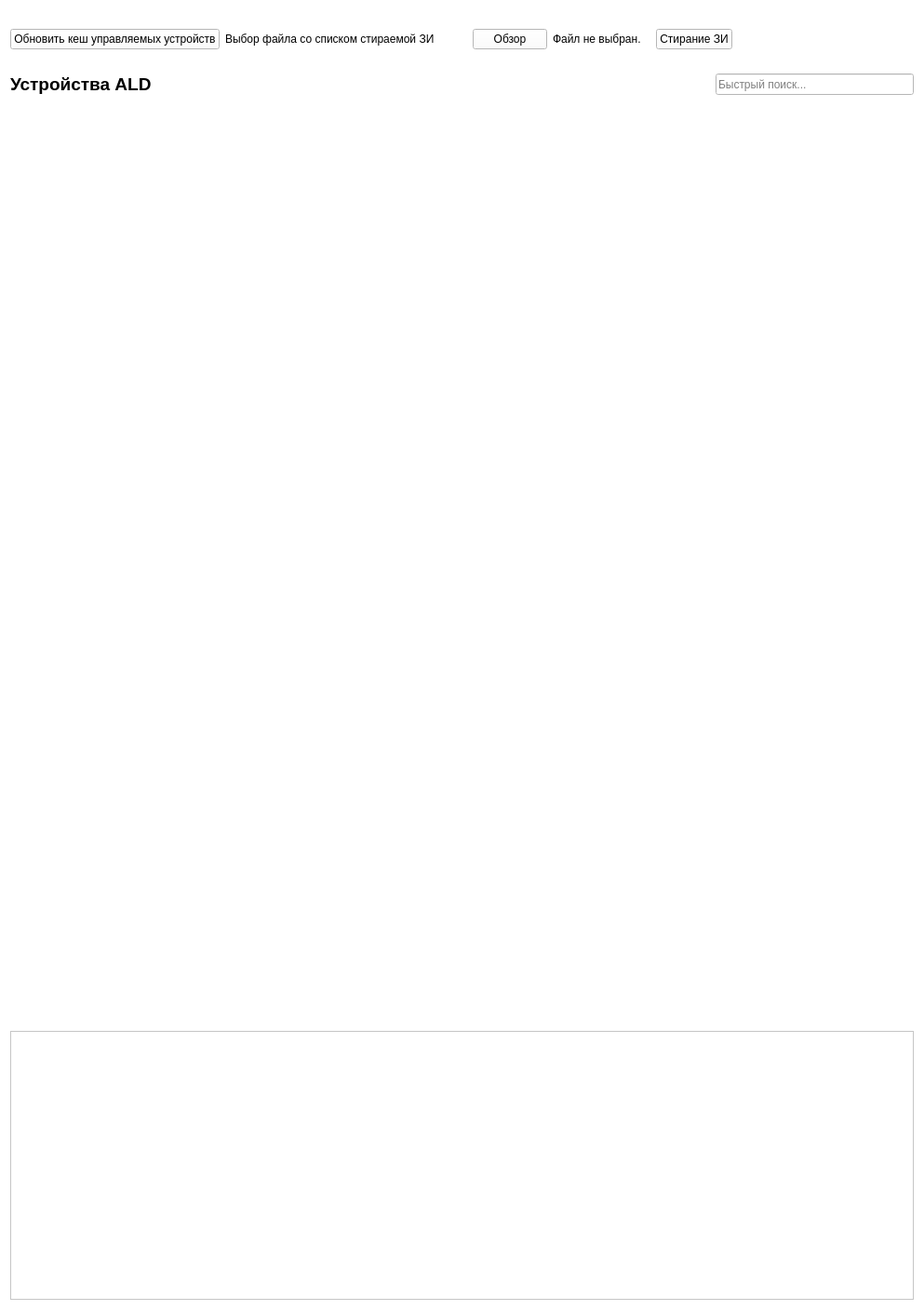
      <widget class="QWidget" name="Device">
       <property name="sizePolicy">
        <sizepolicy hsizetype="Preferred" vsizetype="Ignored">
         <horstretch>0</horstretch>
         <verstretch>0</verstretch>
        </sizepolicy>
       </property>
       <property name="palette">
        <palette>
         <active>
          <colorrole role="WindowText">
           <brush brushstyle="SolidPattern">
            <color alpha="255">
             <red>0</red>
             <green>0</green>
             <blue>0</blue>
            </color>
           </brush>
          </colorrole>
          <colorrole role="Button">
           <brush brushstyle="SolidPattern">
            <color alpha="255">
             <red>255</red>
             <green>255</green>
             <blue>255</blue>
            </color>
           </brush>
          </colorrole>
          <colorrole role="Midlight">
           <brush brushstyle="SolidPattern">
            <color alpha="255">
             <red>255</red>
             <green>255</green>
             <blue>255</blue>
            </color>
           </brush>
          </colorrole>
          <colorrole role="Dark">
           <brush brushstyle="SolidPattern">
            <color alpha="255">
             <red>127</red>
             <green>127</green>
             <blue>127</blue>
            </color>
           </brush>
          </colorrole>
          <colorrole role="Mid">
           <brush brushstyle="SolidPattern">
            <color alpha="255">
             <red>170</red>
             <green>170</green>
             <blue>170</blue>
            </color>
           </brush>
          </colorrole>
          <colorrole role="Text">
           <brush brushstyle="SolidPattern">
            <color alpha="255">
             <red>0</red>
             <green>0</green>
             <blue>0</blue>
            </color>
           </brush>
          </colorrole>
          <colorrole role="BrightText">
           <brush brushstyle="SolidPattern">
            <color alpha="255">
             <red>255</red>
             <green>255</green>
             <blue>255</blue>
            </color>
           </brush>
          </colorrole>
          <colorrole role="ButtonText">
           <brush brushstyle="SolidPattern">
            <color alpha="255">
             <red>0</red>
             <green>0</green>
             <blue>0</blue>
            </color>
           </brush>
          </colorrole>
          <colorrole role="Base">
           <brush brushstyle="SolidPattern">
            <color alpha="255">
             <red>255</red>
             <green>255</green>
             <blue>255</blue>
            </color>
           </brush>
          </colorrole>
          <colorrole role="Window">
           <brush brushstyle="SolidPattern">
            <color alpha="255">
             <red>255</red>
             <green>255</green>
             <blue>255</blue>
            </color>
           </brush>
          </colorrole>
          <colorrole role="Shadow">
           <brush brushstyle="SolidPattern">
            <color alpha="255">
             <red>0</red>
             <green>0</green>
             <blue>0</blue>
            </color>
           </brush>
          </colorrole>
          <colorrole role="AlternateBase">
           <brush brushstyle="SolidPattern">
            <color alpha="255">
             <red>255</red>
             <green>255</green>
             <blue>255</blue>
            </color>
           </brush>
          </colorrole>
          <colorrole role="ToolTipBase">
           <brush brushstyle="SolidPattern">
            <color alpha="255">
             <red>255</red>
             <green>255</green>
             <blue>220</blue>
            </color>
           </brush>
          </colorrole>
          <colorrole role="ToolTipText">
           <brush brushstyle="SolidPattern">
            <color alpha="255">
             <red>0</red>
             <green>0</green>
             <blue>0</blue>
            </color>
           </brush>
          </colorrole>
         </active>
         <inactive>
          <colorrole role="WindowText">
           <brush brushstyle="SolidPattern">
            <color alpha="255">
             <red>0</red>
             <green>0</green>
             <blue>0</blue>
            </color>
           </brush>
          </colorrole>
          <colorrole role="Button">
           <brush brushstyle="SolidPattern">
            <color alpha="255">
             <red>255</red>
             <green>255</green>
             <blue>255</blue>
            </color>
           </brush>
          </colorrole>
          <colorrole role="Midlight">
           <brush brushstyle="SolidPattern">
            <color alpha="255">
             <red>255</red>
             <green>255</green>
             <blue>255</blue>
            </color>
           </brush>
          </colorrole>
          <colorrole role="Dark">
           <brush brushstyle="SolidPattern">
            <color alpha="255">
             <red>127</red>
             <green>127</green>
             <blue>127</blue>
            </color>
           </brush>
          </colorrole>
          <colorrole role="Mid">
           <brush brushstyle="SolidPattern">
            <color alpha="255">
             <red>170</red>
             <green>170</green>
             <blue>170</blue>
            </color>
           </brush>
          </colorrole>
          <colorrole role="Text">
           <brush brushstyle="SolidPattern">
            <color alpha="255">
             <red>0</red>
             <green>0</green>
             <blue>0</blue>
            </color>
           </brush>
          </colorrole>
          <colorrole role="BrightText">
           <brush brushstyle="SolidPattern">
            <color alpha="255">
             <red>255</red>
             <green>255</green>
             <blue>255</blue>
            </color>
           </brush>
          </colorrole>
          <colorrole role="ButtonText">
           <brush brushstyle="SolidPattern">
            <color alpha="255">
             <red>0</red>
             <green>0</green>
             <blue>0</blue>
            </color>
           </brush>
          </colorrole>
          <colorrole role="Base">
           <brush brushstyle="SolidPattern">
            <color alpha="255">
             <red>255</red>
             <green>255</green>
             <blue>255</blue>
            </color>
           </brush>
          </colorrole>
          <colorrole role="Window">
           <brush brushstyle="SolidPattern">
            <color alpha="255">
             <red>255</red>
             <green>255</green>
             <blue>255</blue>
            </color>
           </brush>
          </colorrole>
          <colorrole role="Shadow">
           <brush brushstyle="SolidPattern">
            <color alpha="255">
             <red>0</red>
             <green>0</green>
             <blue>0</blue>
            </color>
           </brush>
          </colorrole>
          <colorrole role="AlternateBase">
           <brush brushstyle="SolidPattern">
            <color alpha="255">
             <red>255</red>
             <green>255</green>
             <blue>255</blue>
            </color>
           </brush>
          </colorrole>
          <colorrole role="ToolTipBase">
           <brush brushstyle="SolidPattern">
            <color alpha="255">
             <red>255</red>
             <green>255</green>
             <blue>220</blue>
            </color>
           </brush>
          </colorrole>
          <colorrole role="ToolTipText">
           <brush brushstyle="SolidPattern">
            <color alpha="255">
             <red>0</red>
             <green>0</green>
             <blue>0</blue>
            </color>
           </brush>
          </colorrole>
         </inactive>
         <disabled>
          <colorrole role="WindowText">
           <brush brushstyle="SolidPattern">
            <color alpha="255">
             <red>127</red>
             <green>127</green>
             <blue>127</blue>
            </color>
           </brush>
          </colorrole>
          <colorrole role="Button">
           <brush brushstyle="SolidPattern">
            <color alpha="255">
             <red>255</red>
             <green>255</green>
             <blue>255</blue>
            </color>
           </brush>
          </colorrole>
          <colorrole role="Midlight">
           <brush brushstyle="SolidPattern">
            <color alpha="255">
             <red>255</red>
             <green>255</green>
             <blue>255</blue>
            </color>
           </brush>
          </colorrole>
          <colorrole role="Dark">
           <brush brushstyle="SolidPattern">
            <color alpha="255">
             <red>127</red>
             <green>127</green>
             <blue>127</blue>
            </color>
           </brush>
          </colorrole>
          <colorrole role="Mid">
           <brush brushstyle="SolidPattern">
            <color alpha="255">
             <red>170</red>
             <green>170</green>
             <blue>170</blue>
            </color>
           </brush>
          </colorrole>
          <colorrole role="Text">
           <brush brushstyle="SolidPattern">
            <color alpha="255">
             <red>127</red>
             <green>127</green>
             <blue>127</blue>
            </color>
           </brush>
          </colorrole>
          <colorrole role="BrightText">
           <brush brushstyle="SolidPattern">
            <color alpha="255">
             <red>255</red>
             <green>255</green>
             <blue>255</blue>
            </color>
           </brush>
          </colorrole>
          <colorrole role="ButtonText">
           <brush brushstyle="SolidPattern">
            <color alpha="255">
             <red>127</red>
             <green>127</green>
             <blue>127</blue>
            </color>
           </brush>
          </colorrole>
          <colorrole role="Base">
           <brush brushstyle="SolidPattern">
            <color alpha="255">
             <red>255</red>
             <green>255</green>
             <blue>255</blue>
            </color>
           </brush>
          </colorrole>
          <colorrole role="Window">
           <brush brushstyle="SolidPattern">
            <color alpha="255">
             <red>255</red>
             <green>255</green>
             <blue>255</blue>
            </color>
           </brush>
          </colorrole>
          <colorrole role="Shadow">
           <brush brushstyle="SolidPattern">
            <color alpha="255">
             <red>0</red>
             <green>0</green>
             <blue>0</blue>
            </color>
           </brush>
          </colorrole>
          <colorrole role="AlternateBase">
           <brush brushstyle="SolidPattern">
            <color alpha="255">
             <red>255</red>
             <green>255</green>
             <blue>255</blue>
            </color>
           </brush>
          </colorrole>
          <colorrole role="ToolTipBase">
           <brush brushstyle="SolidPattern">
            <color alpha="255">
             <red>255</red>
             <green>255</green>
             <blue>220</blue>
            </color>
           </brush>
          </colorrole>
          <colorrole role="ToolTipText">
           <brush brushstyle="SolidPattern">
            <color alpha="255">
             <red>0</red>
             <green>0</green>
             <blue>0</blue>
            </color>
           </brush>
          </colorrole>
         </disabled>
        </palette>
       </property>
       <property name="autoFillBackground">
        <bool>false</bool>
       </property>
       <property name="styleSheet">
        <string notr="true">background-color: rgb(255, 255, 255);</string>
       </property>
       <attribute name="title">
        <string>Устройства</string>
       </attribute>
       <layout class="QGridLayout" name="gridLayout_4">
        <item row="3" column="0">
         <widget class="QTableWidget" name="tableWidget">
          <property name="enabled">
           <bool>true</bool>
          </property>
          <property name="sizePolicy">
           <sizepolicy hsizetype="Expanding" vsizetype="Expanding">
            <horstretch>0</horstretch>
            <verstretch>0</verstretch>
           </sizepolicy>
          </property>
          <property name="minimumSize">
           <size>
            <width>971</width>
            <height>289</height>
           </size>
          </property>
          <property name="sizeIncrement">
           <size>
            <width>0</width>
            <height>0</height>
           </size>
          </property>
          <property name="font">
           <font>
            <family>Arimo</family>
            <pointsize>9</pointsize>
           </font>
          </property>
          <property name="focusPolicy">
           <enum>Qt::StrongFocus</enum>
          </property>
          <property name="lineWidth">
           <number>1</number>
          </property>
          <property name="midLineWidth">
           <number>0</number>
          </property>
          <property name="sizeAdjustPolicy">
           <enum>QAbstractScrollArea::AdjustIgnored</enum>
          </property>
          <property name="editTriggers">
           <set>QAbstractItemView::NoEditTriggers</set>
          </property>
          <property name="tabKeyNavigation">
           <bool>false</bool>
          </property>
          <property name="showDropIndicator" stdset="0">
           <bool>false</bool>
          </property>
          <property name="dragDropOverwriteMode">
           <bool>false</bool>
          </property>
          <property name="selectionMode">
           <enum>QAbstractItemView::NoSelection</enum>
          </property>
          <property name="textElideMode">
           <enum>Qt::ElideMiddle</enum>
          </property>
          <attribute name="horizontalHeaderVisible">
           <bool>false</bool>
          </attribute>
          <attribute name="horizontalHeaderDefaultSectionSize">
           <number>322</number>
          </attribute>
          <attribute name="horizontalHeaderHighlightSections">
           <bool>true</bool>
          </attribute>
          <attribute name="horizontalHeaderMinimumSectionSize">
           <number>322</number>
          </attribute>
          <attribute name="horizontalHeaderShowSortIndicator" stdset="0">
           <bool>false</bool>
          </attribute>
          <attribute name="horizontalHeaderStretchLastSection">
           <bool>true</bool>
          </attribute>
          <attribute name="verticalHeaderDefaultSectionSize">
           <number>30</number>
          </attribute>
          <attribute name="verticalHeaderHighlightSections">
           <bool>true</bool>
          </attribute>
          <attribute name="verticalHeaderMinimumSectionSize">
           <number>30</number>
          </attribute>
          <attribute name="verticalHeaderStretchLastSection">
           <bool>false</bool>
          </attribute>
          <column>
           <property name="text">
            <string>Имя устройства (IP), описание</string>
           </property>
          </column>
          <column>
           <property name="text">
            <string>Дата и время добавления в кеш, статус</string>
           </property>
          </column>
         </widget>
        </item>
        <item row="1" column="0">
         <layout class="QHBoxLayout" name="horizontalLayout_device2">
          <property name="bottomMargin">
           <number>0</number>
          </property>
          <item>
           <widget class="QLabel" name="lb_DevicesALD">
            <property name="maximumSize">
             <size>
              <width>16777215</width>
              <height>32</height>
             </size>
            </property>
            <property name="font">
             <font>
              <family>Arimo</family>
              <pointsize>14</pointsize>
              <weight>75</weight>
              <bold>true</bold>
             </font>
            </property>
            <property name="text">
             <string>Устройства ALD</string>
            </property>
           </widget>
          </item>
          <item>
           <spacer name="horizontalSpacer2">
            <property name="orientation">
             <enum>Qt::Horizontal</enum>
            </property>
            <property name="sizeType">
             <enum>QSizePolicy::Preferred</enum>
            </property>
            <property name="sizeHint" stdset="0">
             <size>
              <width>600</width>
              <height>20</height>
             </size>
            </property>
           </spacer>
          </item>
          <item>
           <widget class="QLineEdit" name="le_SearchDevice">
            <property name="maximumSize">
             <size>
              <width>350</width>
              <height>32</height>
             </size>
            </property>
            <property name="contextMenuPolicy">
             <enum>Qt::ActionsContextMenu</enum>
            </property>
            <property name="text">
             <string/>
            </property>
            <property name="placeholderText">
             <string>Быстрый поиск...</string>
            </property>
           </widget>
          </item>
         </layout>
        </item>
        <item row="0" column="0">
         <layout class="QHBoxLayout" name="horizontalLayout_device">
          <property name="topMargin">
           <number>20</number>
          </property>
          <property name="bottomMargin">
           <number>20</number>
          </property>
          <item>
           <widget class="QPushButton" name="pb_Update">
            <property name="sizePolicy">
             <sizepolicy hsizetype="Fixed" vsizetype="Fixed">
              <horstretch>0</horstretch>
              <verstretch>0</verstretch>
             </sizepolicy>
            </property>
            <property name="maximumSize">
             <size>
              <width>262</width>
              <height>34</height>
             </size>
            </property>
            <property name="palette">
             <palette>
              <active>
               <colorrole role="Button">
                <brush brushstyle="SolidPattern">
                 <color alpha="255">
                  <red>255</red>
                  <green>255</green>
                  <blue>255</blue>
                 </color>
                </brush>
               </colorrole>
               <colorrole role="Light">
                <brush brushstyle="SolidPattern">
                 <color alpha="255">
                  <red>99</red>
                  <green>99</green>
                  <blue>99</blue>
                 </color>
                </brush>
               </colorrole>
               <colorrole role="Midlight">
                <brush brushstyle="SolidPattern">
                 <color alpha="255">
                  <red>71</red>
                  <green>71</green>
                  <blue>71</blue>
                 </color>
                </brush>
               </colorrole>
               <colorrole role="Base">
                <brush brushstyle="SolidPattern">
                 <color alpha="255">
                  <red>255</red>
                  <green>255</green>
                  <blue>255</blue>
                 </color>
                </brush>
               </colorrole>
               <colorrole role="Window">
                <brush brushstyle="SolidPattern">
                 <color alpha="255">
                  <red>255</red>
                  <green>255</green>
                  <blue>255</blue>
                 </color>
                </brush>
               </colorrole>
              </active>
              <inactive>
               <colorrole role="Button">
                <brush brushstyle="SolidPattern">
                 <color alpha="255">
                  <red>255</red>
                  <green>255</green>
                  <blue>255</blue>
                 </color>
                </brush>
               </colorrole>
               <colorrole role="Light">
                <brush brushstyle="SolidPattern">
                 <color alpha="255">
                  <red>99</red>
                  <green>99</green>
                  <blue>99</blue>
                 </color>
                </brush>
               </colorrole>
               <colorrole role="Midlight">
                <brush brushstyle="SolidPattern">
                 <color alpha="255">
                  <red>71</red>
                  <green>71</green>
                  <blue>71</blue>
                 </color>
                </brush>
               </colorrole>
               <colorrole role="Base">
                <brush brushstyle="SolidPattern">
                 <color alpha="255">
                  <red>255</red>
                  <green>255</green>
                  <blue>255</blue>
                 </color>
                </brush>
               </colorrole>
               <colorrole role="Window">
                <brush brushstyle="SolidPattern">
                 <color alpha="255">
                  <red>255</red>
                  <green>255</green>
                  <blue>255</blue>
                 </color>
                </brush>
               </colorrole>
              </inactive>
              <disabled>
               <colorrole role="Button">
                <brush brushstyle="SolidPattern">
                 <color alpha="255">
                  <red>255</red>
                  <green>255</green>
                  <blue>255</blue>
                 </color>
                </brush>
               </colorrole>
               <colorrole role="Light">
                <brush brushstyle="SolidPattern">
                 <color alpha="255">
                  <red>99</red>
                  <green>99</green>
                  <blue>99</blue>
                 </color>
                </brush>
               </colorrole>
               <colorrole role="Midlight">
                <brush brushstyle="SolidPattern">
                 <color alpha="255">
                  <red>71</red>
                  <green>71</green>
                  <blue>71</blue>
                 </color>
                </brush>
               </colorrole>
               <colorrole role="Base">
                <brush brushstyle="SolidPattern">
                 <color alpha="255">
                  <red>255</red>
                  <green>255</green>
                  <blue>255</blue>
                 </color>
                </brush>
               </colorrole>
               <colorrole role="Window">
                <brush brushstyle="SolidPattern">
                 <color alpha="255">
                  <red>255</red>
                  <green>255</green>
                  <blue>255</blue>
                 </color>
                </brush>
               </colorrole>
              </disabled>
             </palette>
            </property>
            <property name="focusPolicy">
             <enum>Qt::NoFocus</enum>
            </property>
            <property name="layoutDirection">
             <enum>Qt::LeftToRight</enum>
            </property>
            <property name="text">
             <string>Обновить кеш управляемых устройств</string>
            </property>
           </widget>
          </item>
          <item>
           <widget class="QLabel" name="lb_Select_ZI">
            <property name="sizePolicy">
             <sizepolicy hsizetype="Fixed" vsizetype="Preferred">
              <horstretch>0</horstretch>
              <verstretch>0</verstretch>
             </sizepolicy>
            </property>
            <property name="minimumSize">
             <size>
              <width>260</width>
              <height>0</height>
             </size>
            </property>
            <property name="maximumSize">
             <size>
              <width>400</width>
              <height>34</height>
             </size>
            </property>
            <property name="text">
             <string>Выбор файла со списком стираемой ЗИ</string>
            </property>
            <property name="alignment">
             <set>Qt::AlignLeading|Qt::AlignLeft|Qt::AlignVCenter</set>
            </property>
           </widget>
          </item>
          <item>
           <widget class="QPushButton" name="obzor">
            <property name="sizePolicy">
             <sizepolicy hsizetype="Fixed" vsizetype="Fixed">
              <horstretch>0</horstretch>
              <verstretch>0</verstretch>
             </sizepolicy>
            </property>
            <property name="maximumSize">
             <size>
              <width>16777215</width>
              <height>34</height>
             </size>
            </property>
            <property name="focusPolicy">
             <enum>Qt::NoFocus</enum>
            </property>
            <property name="text">
             <string>Обзор</string>
            </property>
           </widget>
          </item>
          <item>
           <widget class="QLabel" name="lb_SelectStatus">
            <property name="sizePolicy">
             <sizepolicy hsizetype="Fixed" vsizetype="Preferred">
              <horstretch>0</horstretch>
              <verstretch>0</verstretch>
             </sizepolicy>
            </property>
            <property name="minimumSize">
             <size>
              <width>105</width>
              <height>0</height>
             </size>
            </property>
            <property name="maximumSize">
             <size>
              <width>105</width>
              <height>34</height>
             </size>
            </property>
            <property name="text">
             <string>Файл не выбран.</string>
            </property>
           </widget>
          </item>
          <item>
           <widget class="QPushButton" name="pb_ClearZI">
            <property name="sizePolicy">
             <sizepolicy hsizetype="Fixed" vsizetype="Fixed">
              <horstretch>0</horstretch>
              <verstretch>0</verstretch>
             </sizepolicy>
            </property>
            <property name="maximumSize">
             <size>
              <width>16777215</width>
              <height>34</height>
             </size>
            </property>
            <property name="focusPolicy">
             <enum>Qt::NoFocus</enum>
            </property>
            <property name="layoutDirection">
             <enum>Qt::RightToLeft</enum>
            </property>
            <property name="text">
             <string>Стирание ЗИ</string>
            </property>
           </widget>
          </item>
          <item>
           <widget class="QLabel" name="Delete">
            <property name="text">
             <string/>
            </property>
           </widget>
          </item>
          <item>
           <spacer name="horizontalSpacer1">
            <property name="orientation">
             <enum>Qt::Horizontal</enum>
            </property>
            <property name="sizeHint" stdset="0">
             <size>
              <width>40</width>
              <height>20</height>
             </size>
            </property>
           </spacer>
          </item>
         </layout>
        </item>
        <item row="2" column="0">
         <spacer name="verticalSpacer">
          <property name="orientation">
           <enum>Qt::Vertical</enum>
          </property>
          <property name="sizeType">
           <enum>QSizePolicy::Maximum</enum>
          </property>
          <property name="sizeHint" stdset="0">
           <size>
            <width>20</width>
            <height>1000</height>
           </size>
          </property>
         </spacer>
        </item>
       </layout>
      </widget>
